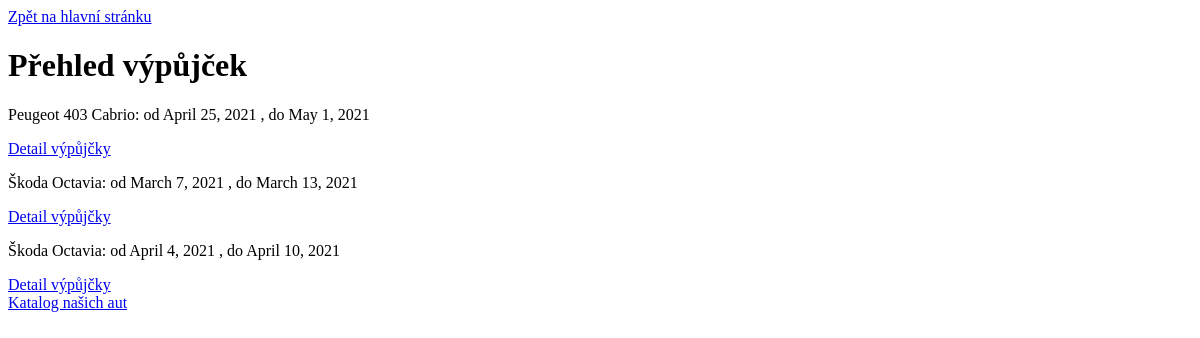
The app's page /katalog/vypujcky/, older data.
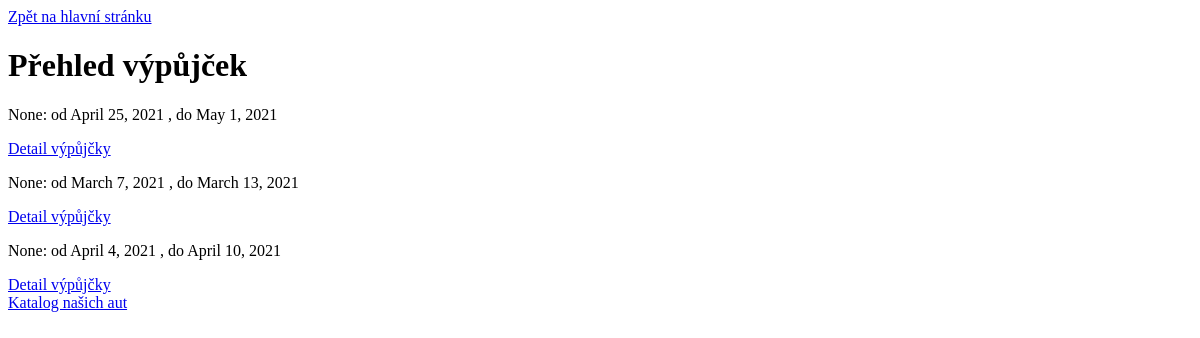
The same page, newer data.
### katalog/models.py (models this page shows)
class Vypujcka(models.Model):
    datumvypujcky = models.DateField()
    datumkoncevypujcky = models.DateField()
    cenavypujcky = models.IntegerField()
    auto = models.ForeignKey("Auto", on_delete=models.SET_NULL, null=True)

class Auto(models.Model):
    registracnizn = models.CharField(max_length=20)
    znackatyp = models.CharField(max_length=100)
    najetekm = models.IntegerField()
    datkontroly = models.DateField()
    def __str__(self):
        return self.znackatyp

### katalog/views.py (the view)
# urls.py: path('vypujcky/', views.PrehledVypujcekView.as_view(), name='vypujcky'),
class PrehledVypujcekView(ListView):
    model = models.Vypujcka
    template_name = "katalog/prehled_vypujcek.html"

### katalog/templates/katalog/prehled_vypujcek.html (shortened to what this page needs)
<!DOCTYPE html>
<html lang="en">
<head>
</head>
<body>
<a href="{% url 'katalog' %}">Zpět na hlavní stránku</a>
<h1>Přehled výpůjček</h1>
{% for vypujcka in object_list %}
<p>{{vypujcka.auto}}: od {{vypujcka.datumvypujcky}} , do {{vypujcka.datumkoncevypujcky}}</p>
<a href="{% url 'vypujcka' vypujcka.pk %}">Detail výpůjčky</a>
{% endfor %}
<br>
<a href="{% url 'auta' %}">Katalog našich aut</a>
</body>
</html>

Row changes from the older to the newer data that the page shows:
changed Vypujcka "April 25, 2021": auto "Peugeot 403 Cabrio" → "None"
changed Vypujcka "March 7, 2021": auto "Škoda Octavia" → "None"
changed Vypujcka "April 4, 2021": auto "Škoda Octavia" → "None"
